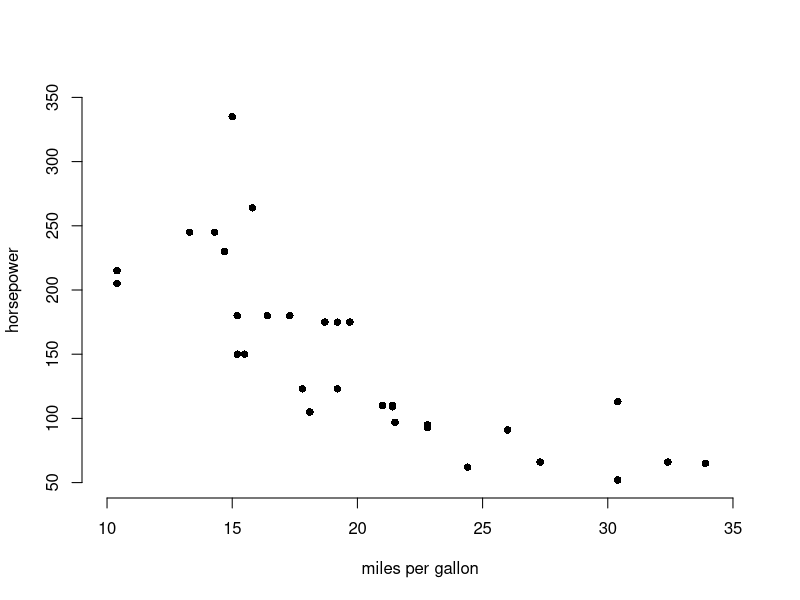

R code for this plot:
## ---- chunk 1
knitr::opts_chunk$set(echo = FALSE)
## ---- chunk 2
summary(mtcars)

## ---- chunk 3
library(ggplot2)
plot(mtcars$mpg, mtcars$hp, xlab = "miles per gallon", ylab = "horsepower", bty = "n", pch = 16,
       xlim = c(10,35), ylim = c(50,350))
